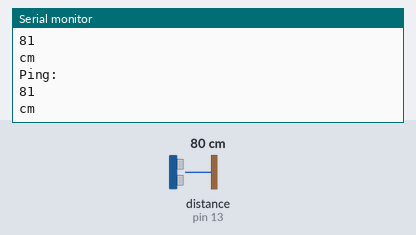
Bench run of a sketch on a simulated Arduino Uno, built with avr-gcc and run on an emulated ATmega328P. Parts: the last lines printed to the serial monitor. The test bench sets the inputs (shaded band); at power-on: distance to the obstacle (sensor on pin 13) 80 cm. The echo pulse lasts 58.3 µs per cm.

Above: at 1.2 s.
1.3 s: distance to the obstacle (sensor on pin 13) set to 2 cm
At 1.4 s:
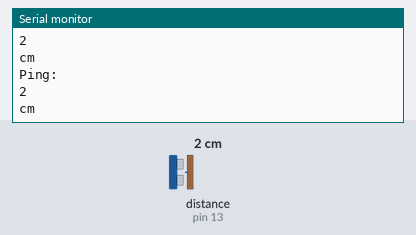
2.8 s: distance to the obstacle (sensor on pin 13) set to 4 cm
At 2.82 s:
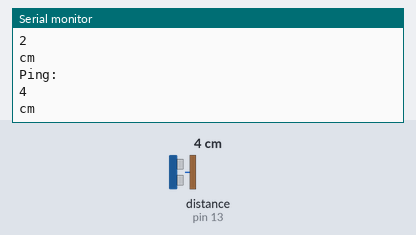
Timing chart, 0 to 5.8 s (numbered marks = the images above; inputs shaded):
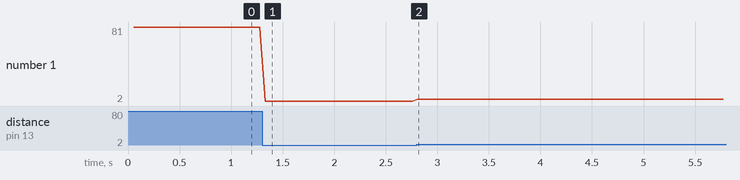

Measured:
- after the input at 1.3 s, the serial monitor: prints a new line at once (image 1)
- after the input at 2.8 s, the serial monitor: prints a new line at once (image 2)
- plotted number 1: 81 → 2 after the input at 1.3 s, 2 → 4 after the input at 2.8 s

The sketch:

newping.ino
```cpp
#include <NewPing.h>

#define TRIGGER_PIN 12
#define ECHO_PIN 13
#define MAX_DISTANCE 200

NewPing sonar(TRIGGER_PIN, ECHO_PIN, MAX_DISTANCE);

void setup() {
  Serial.begin(115200);
}

void loop() {
  delay(50);

  int uS = sonar.ping();

  Serial.println("Ping: ");
  Serial.println(uS / US_ROUNDTRIP_CM);
  Serial.println("cm");
}
```
